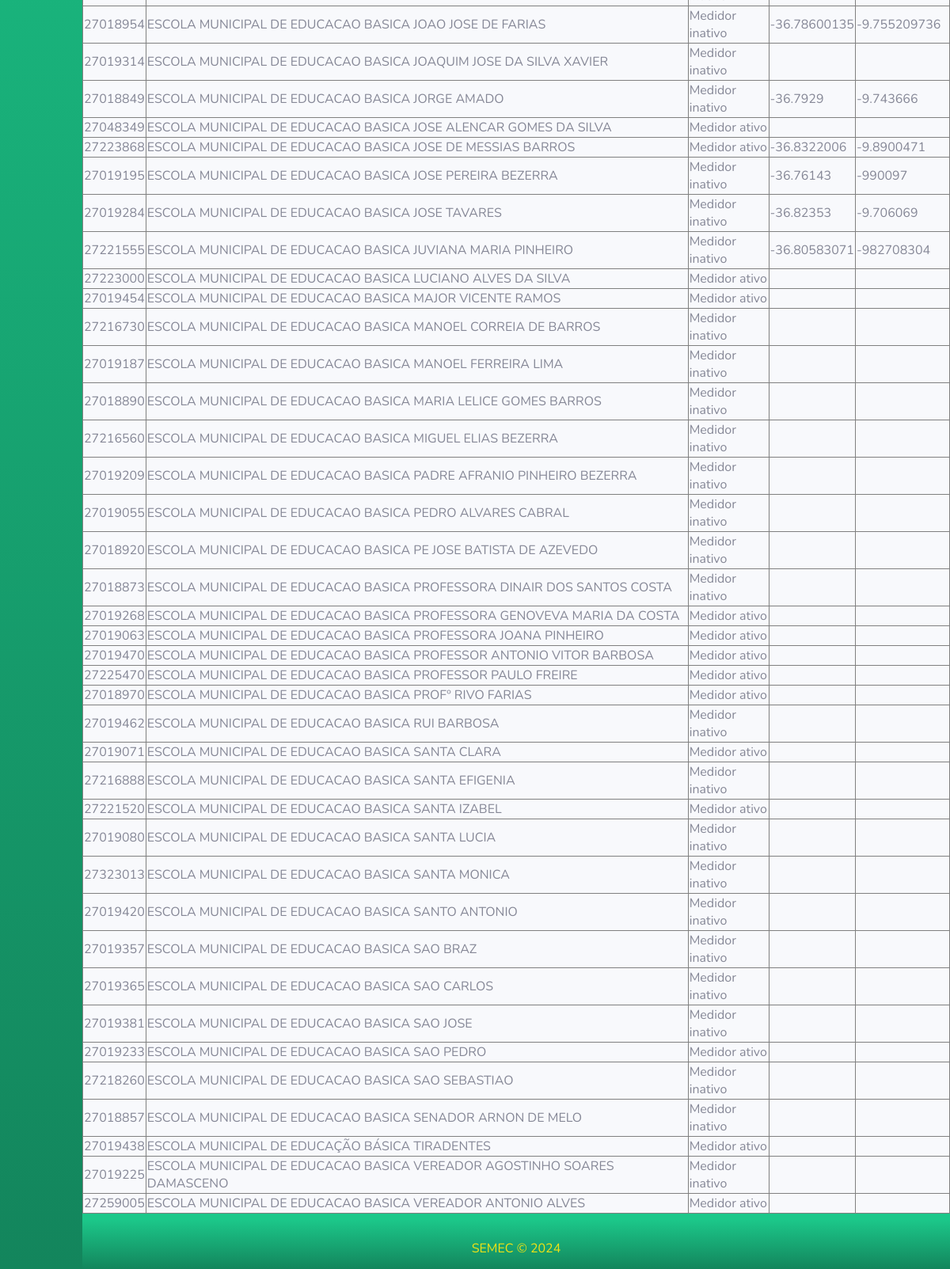
Page /programas/medidor (lower part) on the earlier database version.
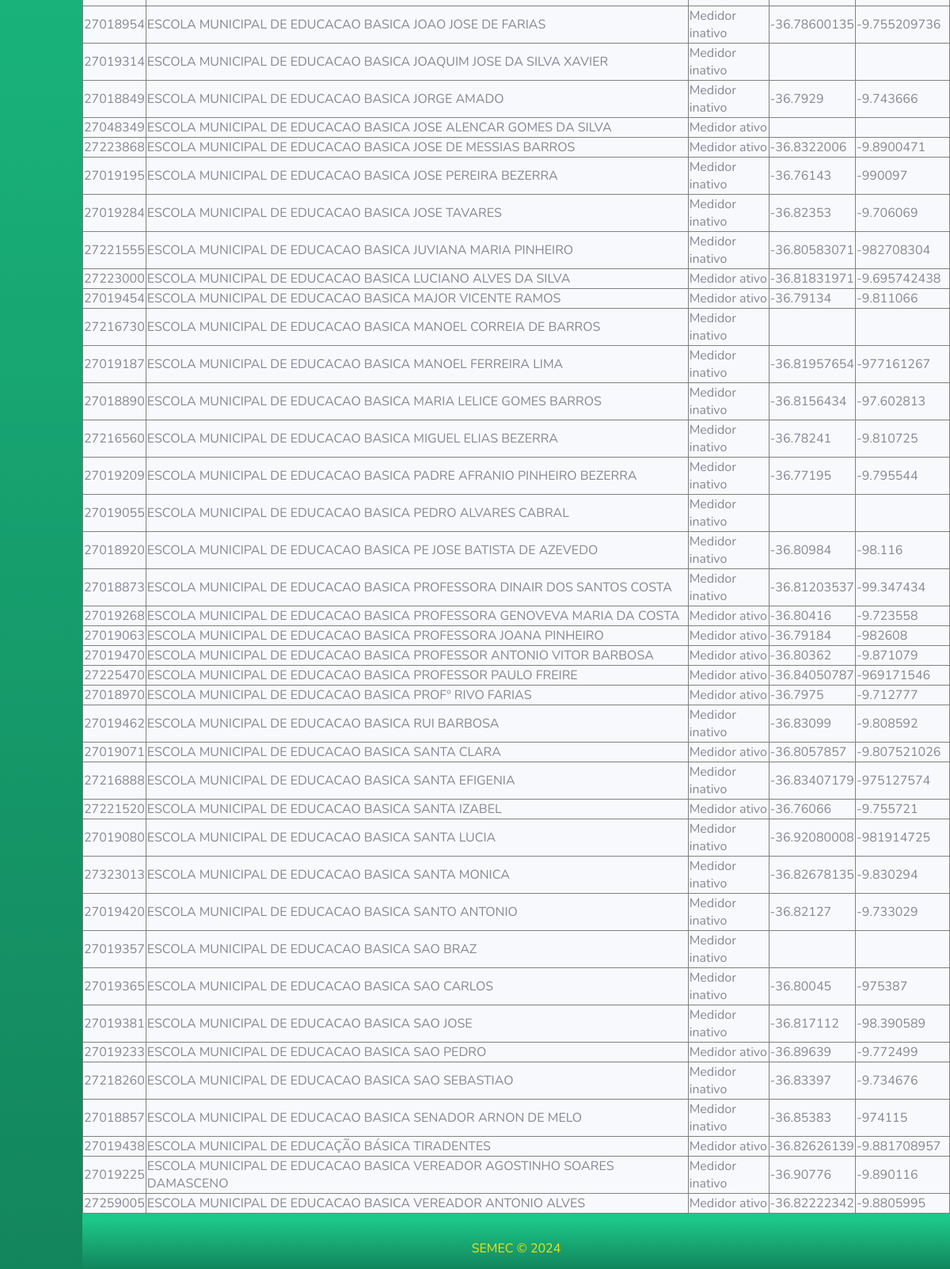
Same page on the later database version.
### escolas_conectadas_app/models.py (models this page shows)
class Escolas(models.Model):
    inep = models.CharField(max_length=8, validators=[RegexValidator(r'^\d{8}$', 'O INEP deve ter exatamente 8 dígitos.')])
    nome = models.CharField(max_length = 100)
    status = models.CharField(max_length = 40,blank=True)
    longitude = models.CharField(max_length = 20,blank=True)
    latitude = models.CharField(max_length = 20,blank=True)
    endereco = models.CharField(max_length = 50,blank=True)

### escolas_conectadas_app/views.py (the view)
# urls.py: path('medidor', verificar, name='programas'),
def verificar(request):
     if 'mapa' in request.GET:
        mapa()
     txt_nome = request.GET.get('nome')
     if txt_nome:
          escolas = Escolas.objects.filter(nome__icontains = txt_nome)
     else:
          escolas = Escolas.objects.all()
     return render(request, 'medidor.html', {'escolas': escolas})

### templates/medidor.html (shortened to what this page needs)
{% extends 'blank.html' %}
{% block central %}
<div style="margin-top: 20px;">
    <div style="display: flex; justify-content: center;">
    <table border="1">
        <tbody>
            {% for escola in escolas %}
            <tr>
                <td>{{ escola.inep }}</td>
                <td>{{ escola.nome }}</td>
                <td>{{ escola.status }}</td>
                <td>{{ escola.longitude }}</td>
                <td>{{ escola.latitude }}</td>
            </tr>
            {% endfor %}
            </tbody>
            </table>
</div>
</div>
{% endblock %}

### templates/blank.html (shortened to what this page needs)
{% load static %}
<!DOCTYPE html>
<html lang="pt-br">
<head>
    <link href="{% static 'fontawesome-free/css/all.min.css' %}" rel="stylesheet" type="text/css">
    <link href="{% static 'css/sb-admin-2.min.css' %}" rel="stylesheet">
</head>
<body id="page-top">
    <div id="wrapper">
        {% block barra %}
        <ul class="navbar-nav bg-gradient-success sidebar sidebar-dark accordion toggled" id="accordionSidebar" >
            {% endblock %}
        </ul>
        <div id="content-wrapper" class="d-flex flex-column">
            <div id="content">
                {% block central %}{% endblock %}
            </div>
            <footer class="sticky-footer bg-gradient-success" style="height: 70px; margin-left: 0; margin-right: 0;">
                <div class="container my-auto">
                    <div class="text-center my-auto">
                        <div class="sidebar-brand-text mx-3" style="color: #F2E313;"> SEMEC &copy; 2024</span> </div>
                    </div>
                </div>
            </footer>
        </div>
    </div>
</body>
</html>

Differences in the rows shown:
changed Escolas "ESCOLA MUNICIPAL DE EDUCACAO BASICA LUCIANO ALVES DA SILVA": longitude (not shown) → "-36.81831971"; latitude (not shown) → "-9.695742438"
changed Escolas "ESCOLA MUNICIPAL DE EDUCACAO BASICA MAJOR VICENTE RAMOS": longitude (not shown) → "-36.79134"; latitude (not shown) → "-9.811066"
changed Escolas "ESCOLA MUNICIPAL DE EDUCACAO BASICA MANOEL FERREIRA LIMA": longitude (not shown) → "-36.81957654"; latitude (not shown) → "-977161267"
changed Escolas "ESCOLA MUNICIPAL DE EDUCACAO BASICA MARIA LELICE GOMES BARROS": longitude (not shown) → "-36.8156434"; latitude (not shown) → "-97.602813"
changed Escolas "ESCOLA MUNICIPAL DE EDUCACAO BASICA MIGUEL ELIAS BEZERRA": longitude (not shown) → "-36.78241"; latitude (not shown) → "-9.810725"
changed Escolas "ESCOLA MUNICIPAL DE EDUCACAO BASICA PADRE AFRANIO PINHEIRO BEZERRA": longitude (not shown) → "-36.77195"; latitude (not shown) → "-9.795544"
changed Escolas "ESCOLA MUNICIPAL DE EDUCACAO BASICA PE JOSE BATISTA DE AZEVEDO": longitude (not shown) → "-36.80984"; latitude (not shown) → "-98.116"
changed Escolas "ESCOLA MUNICIPAL DE EDUCACAO BASICA PROFESSORA DINAIR DOS SANTOS COSTA": longitude (not shown) → "-36.81203537"; latitude (not shown) → "-99.347434"
changed Escolas "ESCOLA MUNICIPAL DE EDUCACAO BASICA PROFESSORA GENOVEVA MARIA DA COSTA": longitude (not shown) → "-36.80416"; latitude (not shown) → "-9.723558"
changed Escolas "ESCOLA MUNICIPAL DE EDUCACAO BASICA PROFESSORA JOANA PINHEIRO": longitude (not shown) → "-36.79184"; latitude (not shown) → "-982608"
changed Escolas "ESCOLA MUNICIPAL DE EDUCACAO BASICA PROFESSOR ANTONIO VITOR BARBOSA": longitude (not shown) → "-36.80362"; latitude (not shown) → "-9.871079"
changed Escolas "ESCOLA MUNICIPAL DE EDUCACAO BASICA PROFESSOR PAULO FREIRE": longitude (not shown) → "-36.84050787"; latitude (not shown) → "-969171546"
changed Escolas "ESCOLA MUNICIPAL DE EDUCACAO BASICA PROFº RIVO FARIAS": longitude (not shown) → "-36.7975"; latitude (not shown) → "-9.712777"
changed Escolas "ESCOLA MUNICIPAL DE EDUCACAO BASICA RUI BARBOSA": longitude (not shown) → "-36.83099"; latitude (not shown) → "-9.808592"
changed Escolas "ESCOLA MUNICIPAL DE EDUCACAO BASICA SANTA CLARA": longitude (not shown) → "-36.8057857"; latitude (not shown) → "-9.807521026"
changed Escolas "ESCOLA MUNICIPAL DE EDUCACAO BASICA SANTA EFIGENIA": longitude (not shown) → "-36.83407179"; latitude (not shown) → "-975127574"
changed Escolas "ESCOLA MUNICIPAL DE EDUCACAO BASICA SANTA IZABEL": longitude (not shown) → "-36.76066"; latitude (not shown) → "-9.755721"
changed Escolas "ESCOLA MUNICIPAL DE EDUCACAO BASICA SANTA LUCIA": longitude (not shown) → "-36.92080008"; latitude (not shown) → "-981914725"
changed Escolas "ESCOLA MUNICIPAL DE EDUCACAO BASICA SANTA MONICA": longitude (not shown) → "-36.82678135"; latitude (not shown) → "-9.830294"
changed Escolas "ESCOLA MUNICIPAL DE EDUCACAO BASICA SANTO ANTONIO": longitude (not shown) → "-36.82127"; latitude (not shown) → "-9.733029"
changed Escolas "ESCOLA MUNICIPAL DE EDUCACAO BASICA SAO CARLOS": longitude (not shown) → "-36.80045"; latitude (not shown) → "-975387"
changed Escolas "ESCOLA MUNICIPAL DE EDUCACAO BASICA SAO JOSE": longitude (not shown) → "-36.817112"; latitude (not shown) → "-98.390589"
changed Escolas "ESCOLA MUNICIPAL DE EDUCACAO BASICA SAO PEDRO": longitude (not shown) → "-36.89639"; latitude (not shown) → "-9.772499"
changed Escolas "ESCOLA MUNICIPAL DE EDUCACAO BASICA SAO SEBASTIAO": longitude (not shown) → "-36.83397"; latitude (not shown) → "-9.734676"
changed Escolas "ESCOLA MUNICIPAL DE EDUCACAO BASICA SENADOR ARNON DE MELO": longitude (not shown) → "-36.85383"; latitude (not shown) → "-974115"
changed Escolas "ESCOLA MUNICIPAL DE EDUCAÇÃO BÁSICA TIRADENTES": longitude (not shown) → "-36.82626139"; latitude (not shown) → "-9.881708957"
changed Escolas "ESCOLA MUNICIPAL DE EDUCACAO BASICA VEREADOR AGOSTINHO SOARES DAMASCENO": longitude (not shown) → "-36.90776"; latitude (not shown) → "-9.890116"
changed Escolas "ESCOLA MUNICIPAL DE EDUCACAO BASICA VEREADOR ANTONIO ALVES": longitude (not shown) → "-36.82222342"; latitude (not shown) → "-9.8805995"
